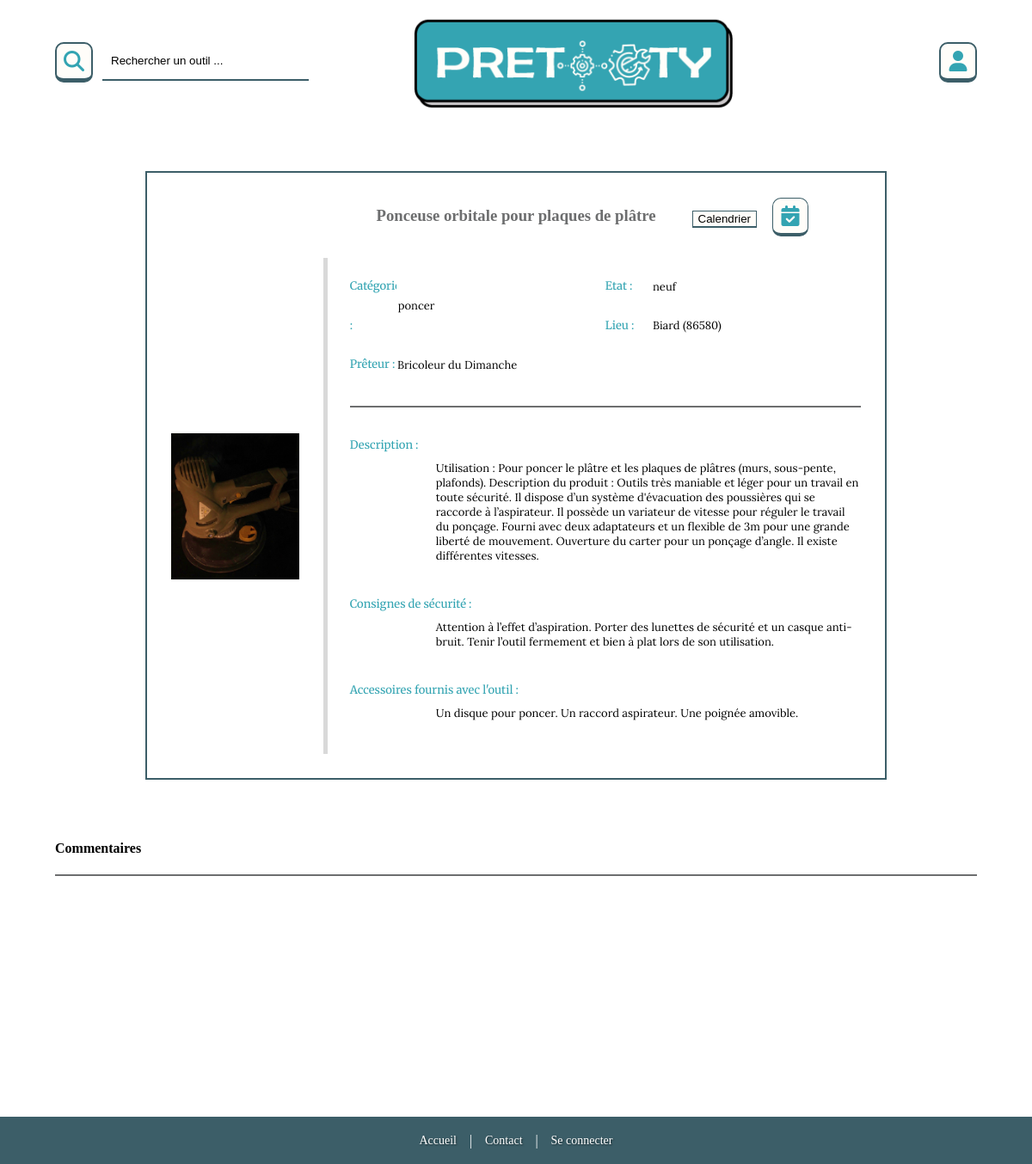
The app's page /toolSheet.php?id_outil=4 with its own data.
### tables this page shows
CREATE TABLE `outil` (
  `id_outil` int(11) NOT NULL,
  `nom_outil` varchar(100) DEFAULT NULL,
  `description` text DEFAULT NULL,
  `consignes_securite` text NOT NULL,
  `accessoires` text NOT NULL,
  `photo` varchar(255) NOT NULL,
  `id_utilisateur` int(11) NOT NULL,
  `id_categorie` int(11) NOT NULL,
  `id_etat_outil` int(11) NOT NULL,
  `id_disponibilite` int(11) NOT NULL
);

CREATE TABLE `categorie` (
  `id_categorie` int(11) NOT NULL,
  `nom_categorie` varchar(50) DEFAULT NULL
);

CREATE TABLE `utilisateur` (
  `id_utilisateur` int(11) NOT NULL,
  `id_provisoire` varchar(50) NOT NULL,
  `pseudonyme` varchar(50) NOT NULL,
  `mail` varchar(100) NOT NULL,
  `mdp` varchar(255) NOT NULL,
  `ville` varchar(100) NOT NULL,
  `id_theme` int(11) NOT NULL,
  `id_police` int(11) NOT NULL,
  `id_statut` int(11) NOT NULL,
  `nom_utilisateur` varchar(50) NOT NULL,
  `prenom_utilisateur` varchar(50) NOT NULL,
  `tel` varchar(15) NOT NULL,
  `adresse` varchar(100) NOT NULL,
  `cp` int(15) NOT NULL,
  `categorie_u` int(2) NOT NULL
);

CREATE TABLE `etat_outil` (
  `id_etat_outil` int(11) NOT NULL,
  `nom_etat` varchar(50) NOT NULL
);

### php/functions.php (called while the page is built, shortened)
    <?php
function showToolSheet() {
    include('php/dataBaseConnexion.php');
    $query = $db->prepare('SELECT * FROM outil INNER JOIN categorie ON outil.id_categorie = categorie.id_categorie INNER JOIN utilisateur ON outil.id_utilisateur = utilisateur.id_utilisateur INNER JOIN etat_outil ON outil.id_etat_outil = etat_outil.id_etat_outil WHERE id_outil = :id_tool');
    $query->execute([
        "id_tool" => $_GET['id_outil'],
    ]);
    $tool = $query->fetch(PDO::FETCH_ASSOC);
    return $tool;
}
?>

### toolSheet.php (the view, shortened to what this page needs)
<!DOCTYPE html>
<html lang="fr-FR">
    <head>
        <link rel="stylesheet" href="assets/css/style.css">
    </head>
    <body>
        <?php include('views\header.php');
        include('php/functions.php');
        $tool = showToolSheet(); ?>
        <main>
            <section class="toolSheetContainer">
                <form class="toolSheetForm">
                    <section class="toolSheetFormTitle">
                        <h1><?= $tool['nom_outil'] ?></h1>
                        <section class="button40px squareButton toolSheetCalendarBigButton"><i class="fa-solid fa-calendar-check fa-xl"></i></section>
                        <input type="button" value="Calendrier" class="squareButton toolSheetCalendarBigButton toolSheetCalendarBigButtonTemporary"/>
                    </section>
                    <section class="toolSheet">
                        <section class="toolSheetLeftSection">
                            <img src="./assets/img/tools/<?= $tool['photo'] ?>" alt="photo de l'outil" class="photoTool"/>
                        </section>
                        <section class="toolSheetRightSection">
                            <section class="toolSheetTopSection">
                                <section class="toolSheetTopLeftSection">
                                    <section class="toolSheetFirstInformations toolSheetCategory">
                                        <label for="toolCategory" class="title fontSize13px toolSheetLabel">Catégorie :</label>
                                        <input type="text" name="toolCategory" value="<?= $tool['nom_categorie'] ?>" style="border:transparent" class="text fontSize13px inputToolSheet"/>
                                    </section>
                                    <section class="toolSheetFirstInformations toolSheetLender">
                                        <label for="lender" class="title fontSize13px toolSheetLabel">Prêteur :</label>
                                        <input type="text" name="lender" value="<?= $tool['pseudonyme'] ?>" style="border:transparent" class="text fontSize13px inputToolSheet"/>
                                    </section>
                                </section>
                                <section class="toolSheetTopRightSection">
                                    <section class="toolSheetFirstInformations toolSheetStatus">
                                        <label for="toolSatus" class="title fontSize13px toolSheetLabel">Etat :</label>
                                        <input type="text" name="toolSatus" value="<?= $tool['nom_etat'] ?>" style="border:transparent" class="text fontSize13px inputToolSheet"/>
                                    </section>
                                    <section class="toolSheetFirstInformations toolSheetPlace">
                                        <label for="toolPlace" class="title fontSize13px toolSheetLabel">Lieu :</label>
                                        <input type="text" name="toolPlace" value="<?= $tool['ville'] ?> (<?= $tool['cp'] ?>)" style="border:transparent" class="text fontSize13px inputToolSheet"/>
                                    </section>
                                </section>
                        </section>
                        <section class="toolSheetBottomSection">
                            <section class="toolInformations">
                                <label for="toolDescription" class="title fontSize13px toolInformationsLabel">Description :</label>
                                <p name="toolDescription" id="toolDescription" class="text fontSize13px toolInputTextInformations"><?= $tool['description'] ?></p>
                            </section>
                            <section class="toolInformations">
                                <label for="toolSecurity" class="title fontSize13px toolInformationsLabel">Consignes de sécurité :</label>
                                <p name="toolSecurity" id="toolSecurity" class="text fontSize13px toolInputTextInformations"><?= $tool['consignes_securite'] ?></p>
                            </section>
                            <section class="toolInformations">
                                <label for="toolAccessories" class="title fontSize13px toolInformationsLabel">Accessoires fournis avec l'outil :</label>
                                <p name="toolAccessories" id="toolAccessories" class="text fontSize13px toolInputTextInformations"><?= $tool['accessoires'] ?></p>
                            </section>
                        </section>
                    </section>
                </form>
            </section>
            <section class="commentContainer">
                <section class="separationLineBottom2px">
                    <h1>Commentaires</h1>
                </section>
                <section class="commentsSection">
                </section>
            </section>
        </main>
        <?php include('views/footer.php'); ?>
    </body>
</html>

### assets/css/style.css (style rules this page uses)
body { margin: 0; }
main { min-height: 65vh; margin: 0 64px 60px 64px; }
.title { font-family: 'Merriweather'; color: #000; }
.text { font-family: 'Lora'; color: #000; }
.fontSize13px { font-size: 0.8125em; }
.fa-magnifying-glass, .fa-user, .fa-pencil, .fa-trash-can, .fa-calendar-check { color: #33A4B2; }
.squareButton { display: flex; justify-content: center; align-items: center; background-color: #FFFDF9; }
.button40px { width: 40px; height: 40px; border: 2px solid #3C5E68; border-bottom: 5px solid #3C5E68; border-radius: 10px; -webkit-border-radius: 10px; -moz-border-radius: 10px; -ms-border-radius: 10px; -o-border-radius: 10px; }
.toolInformations { width: 100%; display: flex; flex-wrap: wrap; margin-bottom: 39px; }
.toolInformationsLabel { width: 100%; }
.toolSheetContainer { width: 100%; padding: 50px 0 75px 0; display: flex; flex-wrap: wrap; justify-content: center; }
.toolSheetForm { width: 80%; display: flex; flex-wrap: wrap; justify-content: center; margin-bottom: 50px; border: 2px solid #3C5E68; }
.toolSheetFormTitle { width: 100%; margin: 20px 0; text-align: center; color: #6D6E6F; }
.toolSheetCalendarBigButton { position: absolute; border: #3C5E68 solid 1px; border-bottom: #3C5E68 solid 4px; top: 230px; right: 260px; }
.toolSheetCalendarBigButtonTemporary { border: 1px solid #3C5E68; border-bottom: 2px solid #3C5E68; top: 245px; right: 320px; }
.toolSheet { width: 100%; display: flex; justify-content: space-between; padding: 0 28px 28px 0; }
.toolSheetLeftSection { width: 20%; height: auto; padding: 0 28px; display: flex; align-items: center; border-right: 5px solid #d9d9d9; overflow: hidden; }
.photoTool { width: 100%; height: 100%; object-fit: contain; }
.toolSheetRightSection { width: 80%; padding-left: 26px; }
.toolSheetTopSection { width: 100%; display: flex; justify-content: space-between; align-content: center; margin-bottom: 25px; }
.toolSheetTopLeftSection, .toolSheetTopRightSection { padding: 10px 27px 0 0; width: 50%; flex-basis: 48%; }
.toolSheetFirstInformations { width: 100%; display: flex; justify-content: space-between; align-content: center; }
.toolSheetLabel { width: 20%; line-height: 3.5em; color: #33A4B2; }
.inputToolSheet { width: 80%; }
.toolSheetBottomSection { width: 100%; padding-top: 25px; border-top: 2px solid #6D6E6F; }
.toolInformations { margin-top: 10px; }
.toolInformationsLabel { width: 100%; color: #33A4B2; }
.toolInputTextInformations { width: 100%; margin: 10px 0 0 100px; border: transparent; }
.commentContainer { width: 100%; height: auto; }
.commentsSection { height: 200px; }
.separationLineBottom2px { border-bottom: 2px solid #6D6E6F; }

### records on screen
outil: nom_outil "Ponceuse orbitale pour plaques de plâtre", photo (picture), toolCategory "poncer", lender "Bricoleur du Dimanche", toolSatus "neuf", toolPlace "Biard (86580)", description "Utilisation : Pour poncer le plâtre et les plaques de plâtres (murs, sous-pente, plafonds). Description du produit : Outils très maniable et léger pour un travail en toute sécurité. Il dispose d’un système d'évacuation des poussières qui se raccorde à l’aspirateur. Il possède un variateur de vitesse pour réguler le travail du ponçage. Fourni avec deux adaptateurs et un flexible de 3m pour une grande liberté de mouvement. Ouverture du carter pour un ponçage d’angle. Il existe différentes vitesses.", consignes_securite "Attention à l’effet d’aspiration. Porter des lunettes de sécurité et un casque anti-bruit. Tenir l’outil fermement et bien à plat lors de son utilisation.", accessoires "Un disque pour poncer. Un raccord aspirateur. Une poignée amovible."
